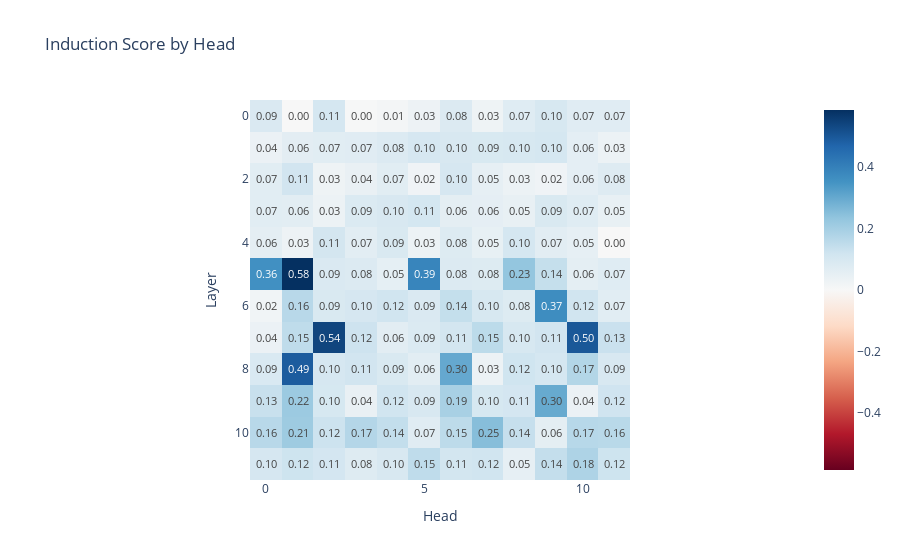

Source (notebook cell):
### Markdown cell above
Having run a forward pass on the model with the hook function, we can now plot the induction scores for each head in each layer.

### Code cell
fig = px.imshow(induction_score_store, color_continuous_midpoint=0.0, color_continuous_scale="RdBu", labels={"x":"Head", "y":"Layer"}, title="Induction Score by Head", text_auto=".2f")
fig.show()

### Figure 1 — Plotly figure (JSON) as saved in the notebook; plotly's stock layout.template omitted (floating-point values rounded to 4 significant figures; data arrays with more than 128 entries replaced by an {"elided": "..."} marker saying what was removed)
{"data": [{"coloraxis": "coloraxis", "hovertemplate": "Head: %{x}<br>Layer: %{y}<br>color: %{z}<extra></extra>", "name": "0", "texttemplate": "%{z:.2f}", "type": "heatmap", "xaxis": "x", "yaxis": "y", "z": {"elided": "12x12 float values"}}], "layout": {"coloraxis": {"cmid": 0, "colorscale": [[0, "rgb(103,0,31)"], [0.1, "rgb(178,24,43)"], [0.2, "rgb(214,96,77)"], [0.3, "rgb(244,165,130)"], [0.4, "rgb(253,219,199)"], [0.5, "rgb(247,247,247)"], [0.6, "rgb(209,229,240)"], [0.7, "rgb(146,197,222)"], [0.8, "rgb(67,147,195)"], [0.9, "rgb(33,102,172)"], [1, "rgb(5,48,97)"]]}, "title": {"text": "Induction Score by Head"}, "xaxis": {"anchor": "y", "constrain": "domain", "domain": [0, 1], "scaleanchor": "y", "title": {"text": "Head"}}, "yaxis": {"anchor": "x", "autorange": "reversed", "constrain": "domain", "domain": [0, 1], "title": {"text": "Layer"}}}}
